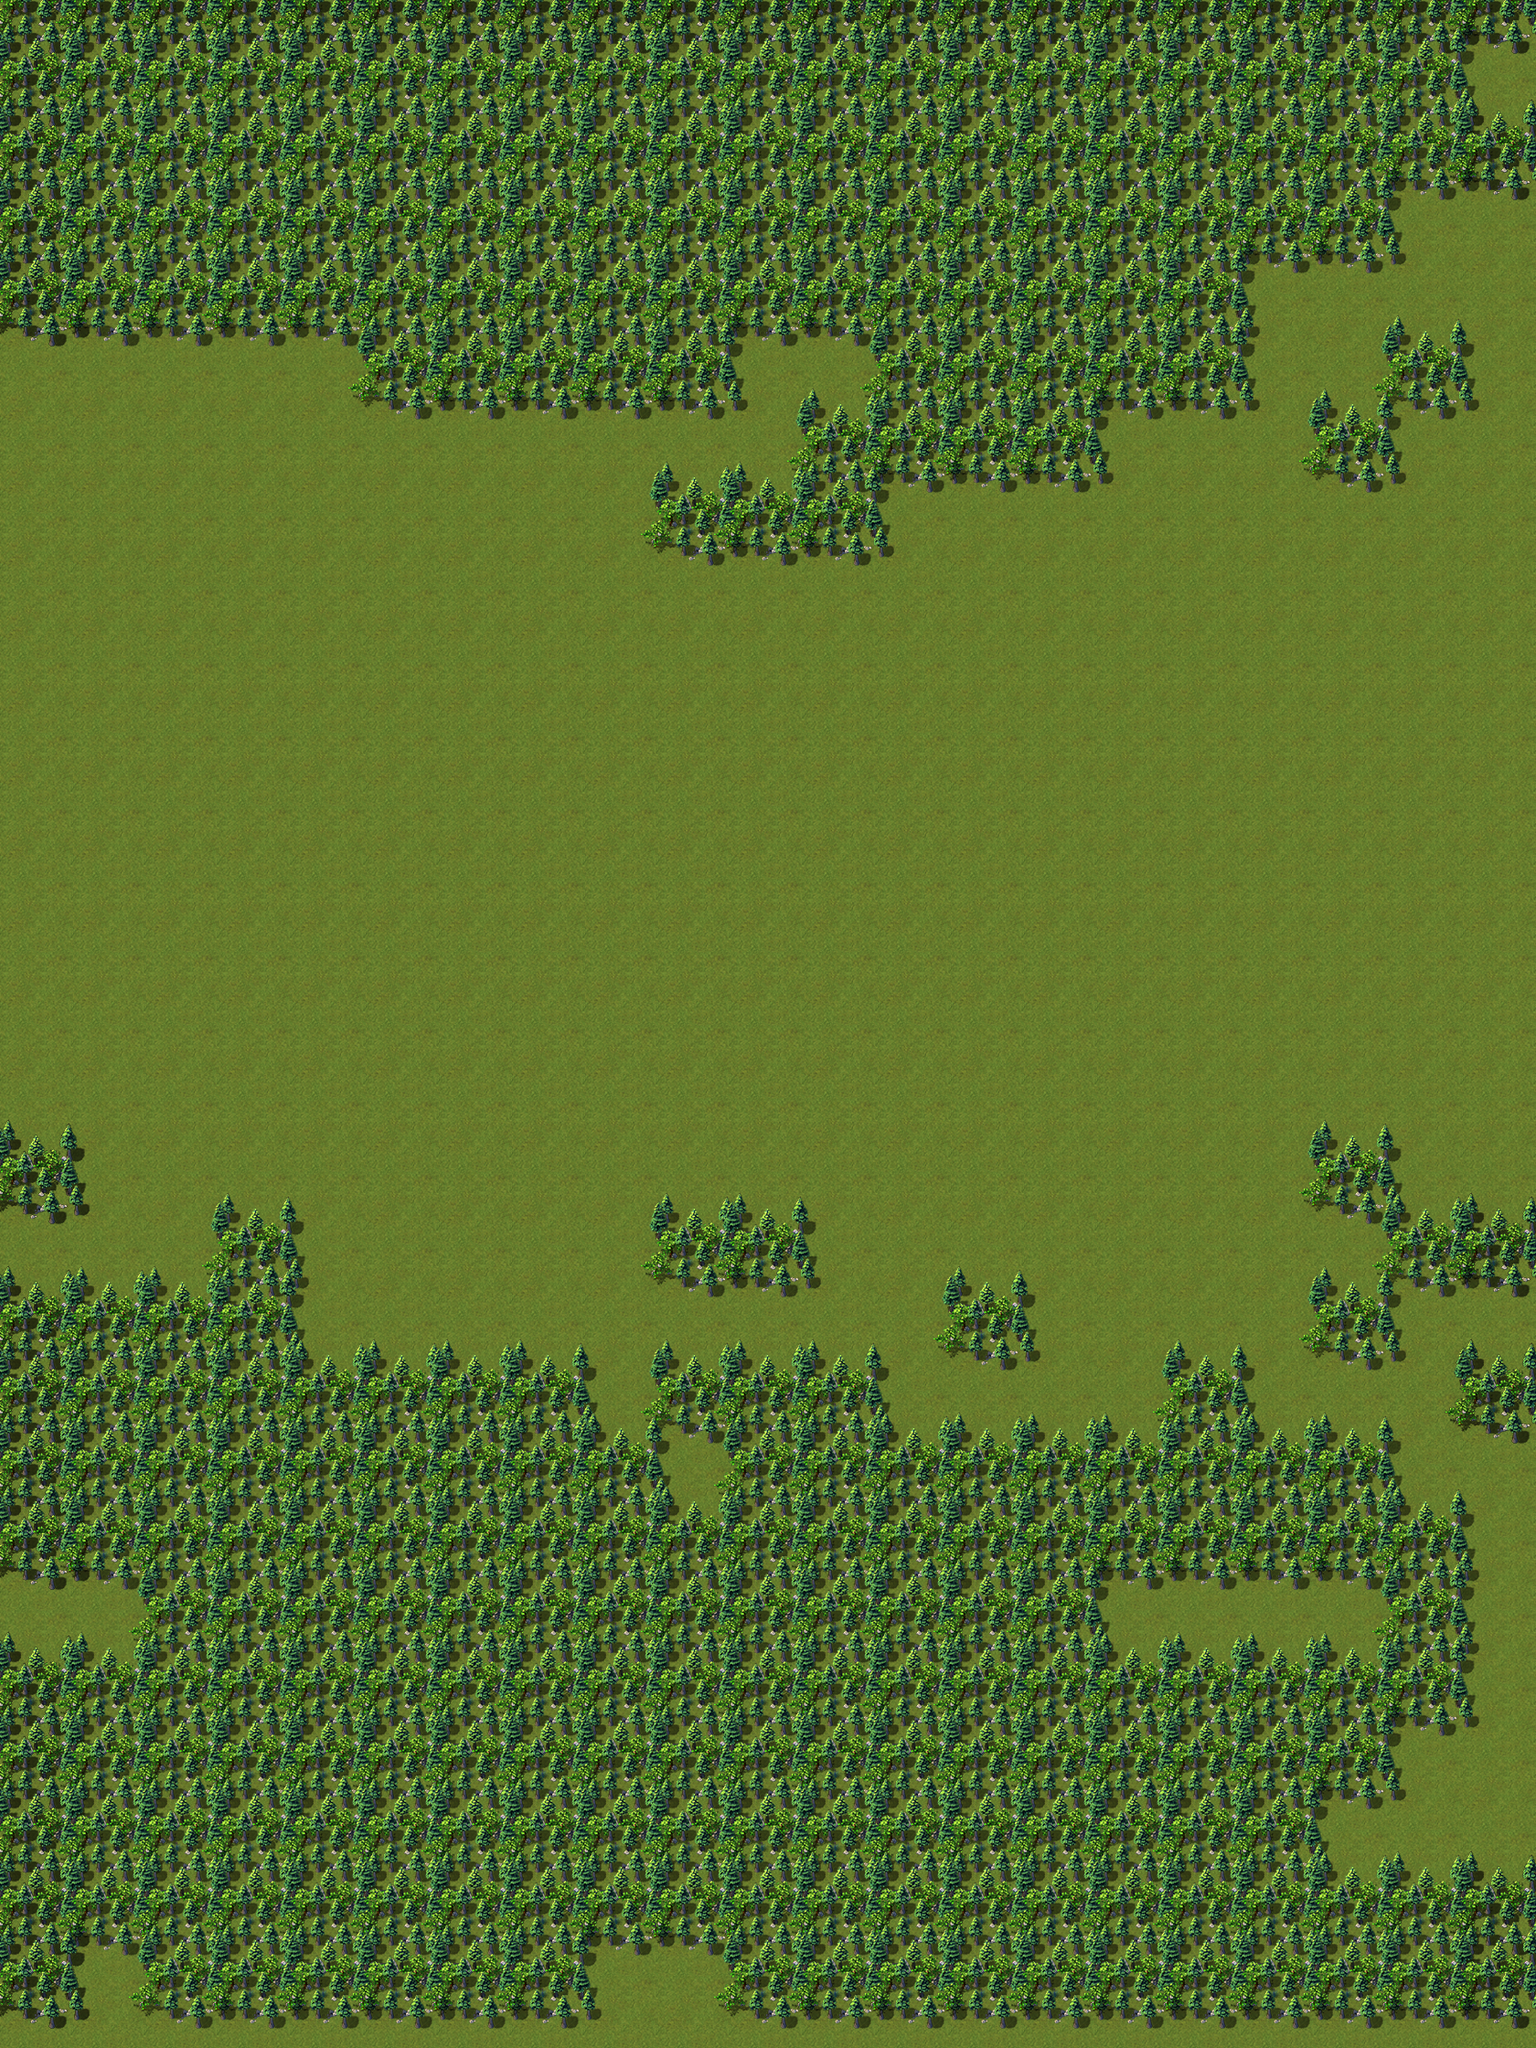

Rendered tile map (Tiled .tmx) drawn with the repository's tilesets; below, a short description and the map source with its tile grids summarised:
An orthogonal 21x28 tile map with 80x80 px tiles, 2 tile layers (layer1, layer2), 2 tilesets.

<map version="1.0" orientation="orthogonal" width="21" height="28" tilewidth="80" tileheight="80">
 <tileset firstgid="1" name="grass_80x80" tilewidth="80" tileheight="80">
  <image source="../images/grass_80x80.png" width="80" height="80" />
 </tileset>
 <tileset firstgid="2" name="tree_1_120x120" tilewidth="120" tileheight="120">
  <tileoffset x="-20" y="-20" />
  <image source="../images/tree_1_120x120.png" width="120" height="120" />
 </tileset>
 <layer name="layer1" width="21" height="28">
  <data>[588 cells, 588 non-empty, 1 distinct tile ids]</data>
 </layer>
 <layer name="layer2" width="21" height="28">
  <data>[588 cells, 291 non-empty, 1 distinct tile ids]</data>
 </layer>
</map>
